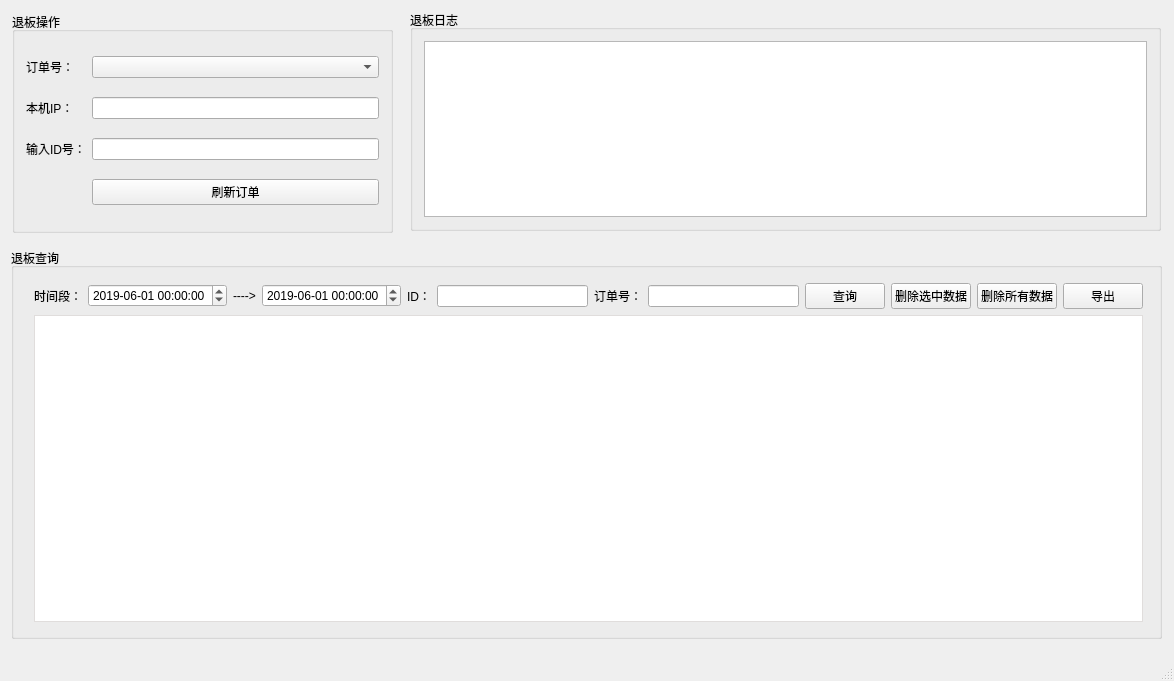
<?xml version="1.0" encoding="UTF-8"?>
<ui version="4.0">
 <class>DelistedTool</class>
 <widget class="QMainWindow" name="DelistedTool">
  <property name="geometry">
   <rect>
    <x>0</x>
    <y>0</y>
    <width>1174</width>
    <height>681</height>
   </rect>
  </property>
  <property name="sizePolicy">
   <sizepolicy hsizetype="Maximum" vsizetype="Maximum">
    <horstretch>0</horstretch>
    <verstretch>0</verstretch>
   </sizepolicy>
  </property>
  <property name="minimumSize">
   <size>
    <width>1174</width>
    <height>681</height>
   </size>
  </property>
  <property name="maximumSize">
   <size>
    <width>1174</width>
    <height>681</height>
   </size>
  </property>
  <property name="windowTitle">
   <string>DelistedTool_V1.0.1_1906241925</string>
  </property>
  <property name="windowIcon">
   <iconset resource="ico.qrc">
    <normaloff>:/ico1/退板记录.png</normaloff>:/ico1/退板记录.png</iconset>
  </property>
  <widget class="QWidget" name="centralWidget">
   <widget class="QGroupBox" name="groupBox_3">
    <property name="geometry">
     <rect>
      <x>11</x>
      <y>248</y>
      <width>1151</width>
      <height>391</height>
     </rect>
    </property>
    <property name="title">
     <string>退板查询</string>
    </property>
    <widget class="QWidget" name="layoutWidget">
     <property name="geometry">
      <rect>
       <x>12</x>
       <y>24</y>
       <width>1131</width>
       <height>361</height>
      </rect>
     </property>
     <layout class="QVBoxLayout" name="verticalLayout">
      <item>
       <layout class="QHBoxLayout" name="horizontalLayout">
        <item>
         <widget class="QLabel" name="label_4">
          <property name="text">
           <string>时间段：</string>
          </property>
         </widget>
        </item>
        <item>
         <widget class="QDateTimeEdit" name="dateTimeEdit">
          <property name="dateTime">
           <datetime>
            <hour>0</hour>
            <minute>0</minute>
            <second>0</second>
            <year>2019</year>
            <month>6</month>
            <day>1</day>
           </datetime>
          </property>
          <property name="displayFormat">
           <string>yyyy-MM-dd HH:mm:ss</string>
          </property>
         </widget>
        </item>
        <item>
         <widget class="QLabel" name="label_5">
          <property name="styleSheet">
           <string notr="true">font: 75 9pt &quot;ADMUI3Lg&quot;;</string>
          </property>
          <property name="text">
           <string>----&gt;</string>
          </property>
         </widget>
        </item>
        <item>
         <widget class="QDateTimeEdit" name="dateTimeEdit_2">
          <property name="dateTime">
           <datetime>
            <hour>0</hour>
            <minute>0</minute>
            <second>0</second>
            <year>2019</year>
            <month>6</month>
            <day>1</day>
           </datetime>
          </property>
          <property name="displayFormat">
           <string>yyyy-MM-dd HH:mm:ss</string>
          </property>
         </widget>
        </item>
        <item>
         <widget class="QLabel" name="label_6">
          <property name="text">
           <string>ID：</string>
          </property>
         </widget>
        </item>
        <item>
         <widget class="QLineEdit" name="IDlineEdit"/>
        </item>
        <item>
         <widget class="QLabel" name="label_7">
          <property name="text">
           <string>订单号：</string>
          </property>
         </widget>
        </item>
        <item>
         <widget class="QLineEdit" name="zhidanlineEdit"/>
        </item>
        <item>
         <widget class="QPushButton" name="pushButton_2">
          <property name="text">
           <string>查询</string>
          </property>
         </widget>
        </item>
        <item>
         <widget class="QPushButton" name="deletePart">
          <property name="text">
           <string>删除选中数据</string>
          </property>
         </widget>
        </item>
        <item>
         <widget class="QPushButton" name="deleteAll">
          <property name="text">
           <string>删除所有数据</string>
          </property>
         </widget>
        </item>
        <item>
         <widget class="QPushButton" name="writrToExcel">
          <property name="text">
           <string>导出</string>
          </property>
         </widget>
        </item>
       </layout>
      </item>
      <item>
       <widget class="QTableView" name="DelistedCheck">
        <property name="font">
         <font>
          <family>宋体</family>
          <pointsize>10</pointsize>
         </font>
        </property>
        <property name="styleSheet">
         <string notr="true">/*tablewidget 样式*/
QTableView {
    selection-background-color:rgb(210,246,251);
	selection-color:black;
    background-color:white;     /*整个表格的背景色，这里为白色*/
    border:1px solid #E0DDDC;   /*边框为1像素，灰色*/
    gridline-color:lightgray;   /*这个是表格的格子线的颜色，为亮灰*/
}
 
/*这里是表格表头样式*/
QHeaderView::section {
    background-color:rgb(238,232,231);     /*背景色 白色*/
    border:0.5px solid #E0DDDC;   /*先把边框宽度设为0，即隐藏所有表头边框*/
    border-bottom:1px solid #E0DDDC;/*然后只显示下边框，因为上边框和左右边框是整个Table的边框，都显示会有2px的边框宽度*/
    height:20px;                /*表头高度*/
}
</string>
        </property>
        <property name="editTriggers">
         <set>QAbstractItemView::NoEditTriggers</set>
        </property>
        <property name="selectionMode">
         <enum>QAbstractItemView::MultiSelection</enum>
        </property>
        <property name="selectionBehavior">
         <enum>QAbstractItemView::SelectRows</enum>
        </property>
        <property name="verticalScrollMode">
         <enum>QAbstractItemView::ScrollPerPixel</enum>
        </property>
       </widget>
      </item>
     </layout>
    </widget>
   </widget>
   <widget class="QGroupBox" name="groupBox">
    <property name="geometry">
     <rect>
      <x>12</x>
      <y>12</y>
      <width>381</width>
      <height>221</height>
     </rect>
    </property>
    <property name="sizePolicy">
     <sizepolicy hsizetype="Fixed" vsizetype="Expanding">
      <horstretch>0</horstretch>
      <verstretch>0</verstretch>
     </sizepolicy>
    </property>
    <property name="title">
     <string>退板操作</string>
    </property>
    <layout class="QGridLayout" name="gridLayout">
     <item row="0" column="0">
      <widget class="QLabel" name="label">
       <property name="text">
        <string>订单号：</string>
       </property>
      </widget>
     </item>
     <item row="0" column="1">
      <widget class="QComboBox" name="ZhiDanBox">
       <property name="sizePolicy">
        <sizepolicy hsizetype="Expanding" vsizetype="Fixed">
         <horstretch>0</horstretch>
         <verstretch>0</verstretch>
        </sizepolicy>
       </property>
       <property name="styleSheet">
        <string notr="true">font: 10pt &quot;黑体&quot;;</string>
       </property>
      </widget>
     </item>
     <item row="1" column="0">
      <widget class="QLabel" name="label_3">
       <property name="text">
        <string>本机IP：</string>
       </property>
      </widget>
     </item>
     <item row="1" column="1">
      <widget class="QLineEdit" name="PCAddress">
       <property name="styleSheet">
        <string notr="true">font: 16pt &quot;黑体&quot;;</string>
       </property>
       <property name="readOnly">
        <bool>true</bool>
       </property>
      </widget>
     </item>
     <item row="3" column="1">
      <widget class="QLineEdit" name="IDCtrl">
       <property name="styleSheet">
        <string notr="true">font: 16pt &quot;黑体&quot;;</string>
       </property>
       <property name="text">
        <string/>
       </property>
      </widget>
     </item>
     <item row="4" column="1">
      <widget class="QPushButton" name="pushButton">
       <property name="sizePolicy">
        <sizepolicy hsizetype="Expanding" vsizetype="Fixed">
         <horstretch>0</horstretch>
         <verstretch>0</verstretch>
        </sizepolicy>
       </property>
       <property name="styleSheet">
        <string notr="true">
QToolButton#delAlarmBtn{

       font-size: 12px;

       border-style:inset;

       border:0px solid #E5E5E5;

  
    qproperty-iconSize: 16px 16px;//图片大小

    qproperty-toolButtonStyle: ToolButtonTextBesideIcon;//文字和图片样式

}</string>
       </property>
       <property name="text">
        <string>刷新订单</string>
       </property>
      </widget>
     </item>
     <item row="3" column="0">
      <widget class="QLabel" name="label_2">
       <property name="text">
        <string>输入ID号：</string>
       </property>
      </widget>
     </item>
    </layout>
   </widget>
   <widget class="QGroupBox" name="groupBox_2">
    <property name="geometry">
     <rect>
      <x>410</x>
      <y>10</y>
      <width>751</width>
      <height>221</height>
     </rect>
    </property>
    <property name="sizePolicy">
     <sizepolicy hsizetype="Expanding" vsizetype="Expanding">
      <horstretch>0</horstretch>
      <verstretch>0</verstretch>
     </sizepolicy>
    </property>
    <property name="title">
     <string>退板日志</string>
    </property>
    <layout class="QHBoxLayout" name="horizontalLayout_2">
     <item>
      <widget class="QTextEdit" name="delistedLog">
       <property name="sizePolicy">
        <sizepolicy hsizetype="Expanding" vsizetype="Expanding">
         <horstretch>0</horstretch>
         <verstretch>0</verstretch>
        </sizepolicy>
       </property>
       <property name="styleSheet">
        <string notr="true">font: 16pt &quot;黑体&quot;;</string>
       </property>
       <property name="horizontalScrollBarPolicy">
        <enum>Qt::ScrollBarAlwaysOff</enum>
       </property>
       <property name="readOnly">
        <bool>true</bool>
       </property>
      </widget>
     </item>
    </layout>
   </widget>
  </widget>
  <widget class="QMenuBar" name="menuBar">
   <property name="geometry">
    <rect>
     <x>0</x>
     <y>0</y>
     <width>1174</width>
     <height>23</height>
    </rect>
   </property>
  </widget>
  <widget class="QStatusBar" name="statusBar"/>
  <action name="channgeUser">
   <property name="text">
    <string>切换账号</string>
   </property>
   <property name="shortcutContext">
    <enum>Qt::WindowShortcut</enum>
   </property>
  </action>
  <action name="logOut">
   <property name="text">
    <string>退出账号</string>
   </property>
  </action>
 </widget>
 <layoutdefault spacing="6" margin="11"/>
 <resources>
  <include location="ico.qrc"/>
 </resources>
 <connections/>
</ui>
